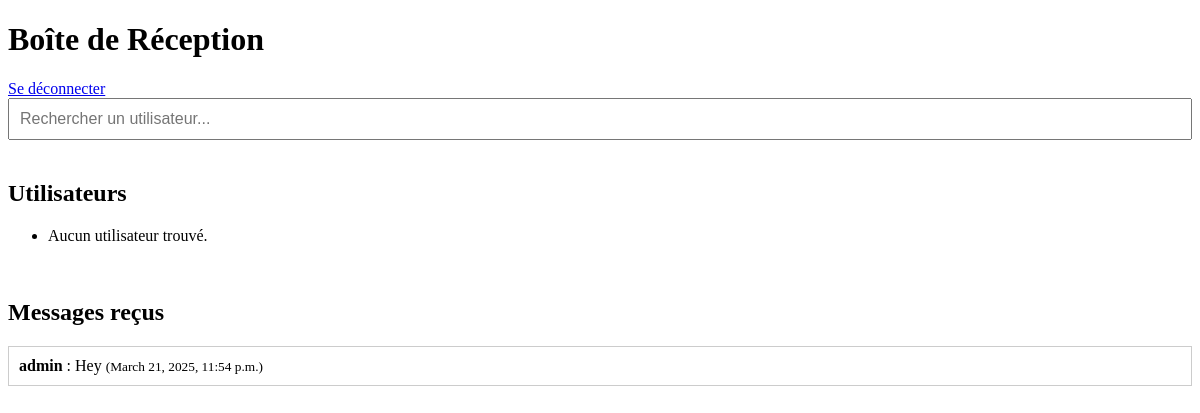
/messagerie/inbox/ (signed in), run on the app's committed database.
### messagerie/models.py (models this page shows, shortened)
class Message(models.Model):
    sender = models.ForeignKey(User, related_name='sent_messages', on_delete=models.CASCADE)
    receiver = models.ForeignKey(User, related_name='received_messages', on_delete=models.CASCADE)
    content = models.TextField()
    created_at = models.DateTimeField(auto_now_add=True)
    is_read = models.BooleanField(default=False)

### messagerie/views.py (the view)
# urls.py: path('inbox/', views.inbox, name='inbox'),
def inbox(request):
    messages_reçus = Message.objects.filter(receiver=request.user).order_by('-created_at')
    search_query = request.GET.get('search', '')
    if search_query:
        users = User.objects.filter(username__icontains=search_query).exclude(id=request.user.id)  # Ignorer l'utilisateur connecté
    else:
        users = []  # Si aucune recherche n'est faite, ne rien afficher
    return render(request, 'messagerie/inbox.html', {
        'messages_reçus': messages_reçus,
        'users': users,  # Utilisateurs correspondant à la recherche
        'search_query': search_query,  # La recherche effectuée
    })

### messagerie/templates/messagerie/inbox.html (shortened to what this page needs)
<!DOCTYPE html>
<html lang="fr">
<head>
</head>
<body>
    <h1>Boîte de Réception</h1>
    <a href="{% url 'logout' %}" class="logout-btn">Se déconnecter</a>
    <form method="get" action="{% url 'inbox' %}">
        <input type="text" name="search" class="search-bar" placeholder="Rechercher un utilisateur..." value="{{ request.GET.search }}">
    </form>
    <h2>Utilisateurs</h2>
    <ul>
        {% for user in users %}
            <li>
                <a href="{% url 'envoyer_message' receiver_id=user.id %}">{{ user.username }}</a>
            </li>
        {% empty %}
            <li>Aucun utilisateur trouvé.</li>
        {% endfor %}
    </ul>
    <br>
    <h2>Messages reçus</h2>
    <div class="messages">
        {% for message in messages_reçus %}
            <div>
                <strong>{{ message.sender.username }}</strong> : {{ message.content }} <small>({{ message.created_at }})</small>
            </div>
        {% empty %}
            <p>Aucun message reçu.</p>
        {% endfor %}
    </div>
</body>
</html>

### messagerie/templates/messagerie/inbox.html (style rules this page uses)
.messages { max-height: 400px; overflow-y: auto; border: 1px solid #ccc; margin-bottom: 10px; padding: 10px; }
.search-bar { margin-bottom: 20px; padding: 10px; width: 100%; box-sizing: border-box; font-size: 16px; }

### data on the page
Message: sender.username "admin", content "Hey", created_at "March 21, 2025, 11:54 p.m."
